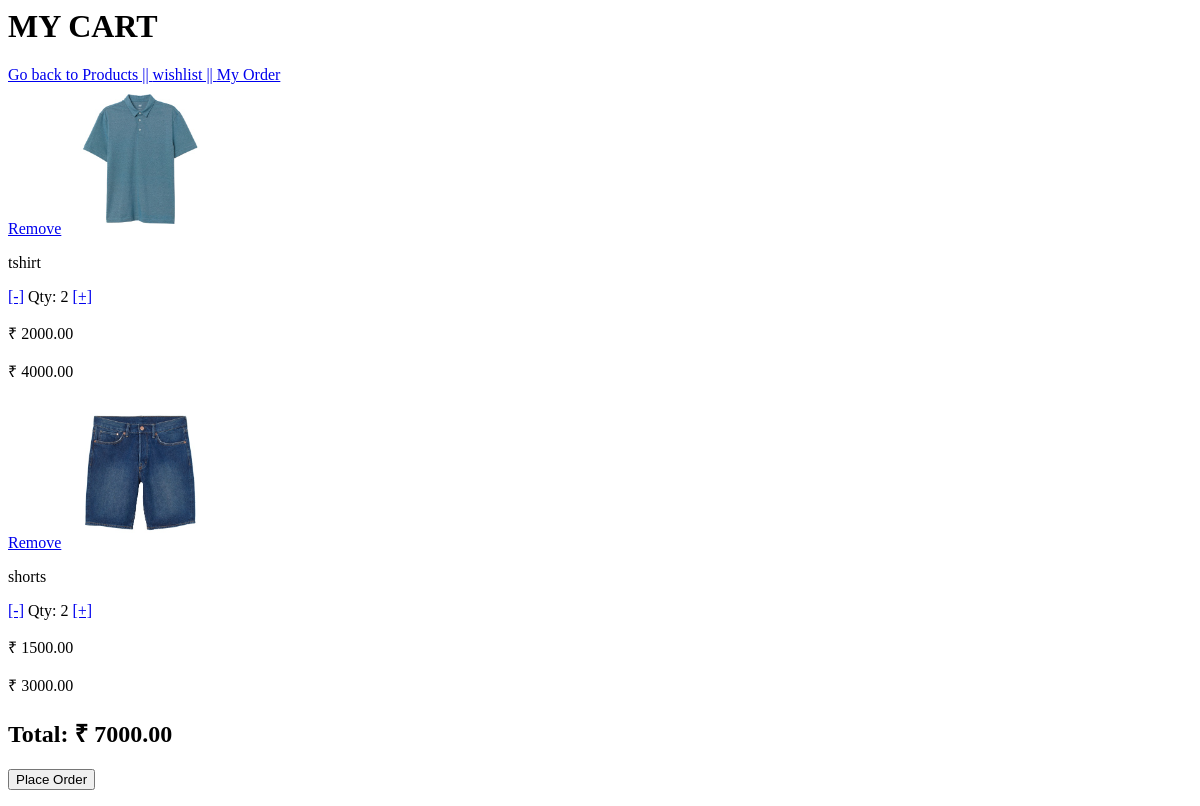
/cartt/ (signed in), run on an earlier commit of the app's database.
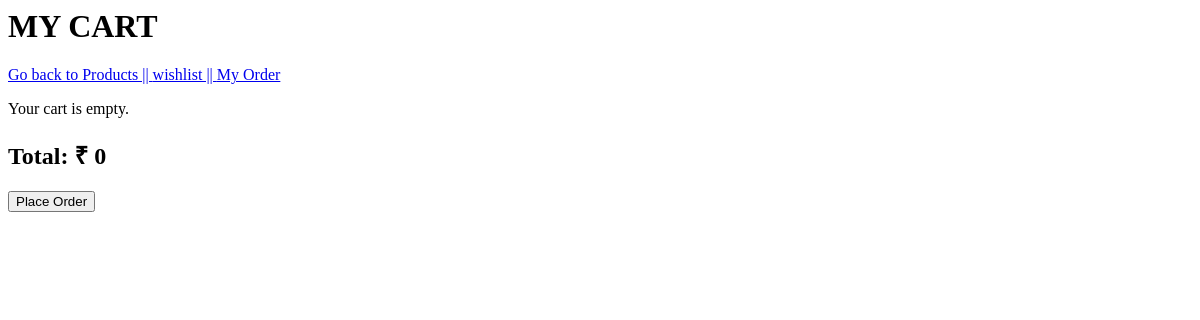
And on a later commit of the database.
### cart/models.py (models this page shows)
class CartItem(models.Model):
    cart = models.ForeignKey(Cart,on_delete=models.CASCADE)
    product = models.ForeignKey(Product,on_delete=models.CASCADE)
    quantity = models.PositiveIntegerField(default=1)
    @property
    def subtotal(self):
        return self.quantity * self.product.price

### Products/models.py (models this page shows, shortened)
class Product(models.Model):
    name = models.CharField(max_length=200)
    category = models.ForeignKey(
    Category,
    on_delete=models.CASCADE,
    null=True,
    blank=True
)
    description= models.TextField()
    price= models.DecimalField(max_digits=10, decimal_places=2)
    stock = models.IntegerField(default=0)
    image = models.ImageField(upload_to='products/', null=True, blank=True)
    created_at= models.DateTimeField(auto_now_add=True)
    updated_at = models.DateTimeField(auto_now_add=True)

### cart/views.py (the view)
# urls.py: path('cartt/', cart_view, name='cart'),
def cart_view(request):
    cart = Cart.objects.get(user=request.user)
    items =  CartItem.objects.filter(cart=cart)
    total = sum(
        item.quantity * item.product.price
        for item in items
    )
    return render(request, 'cart.html', {
        'items':items,
        'total': total
    })

### cart/templates/cart.html
<h1>MY CART</h1>
    <nav>
        <a href="{% url 'product_list' %}">Go back to Products || </a>
        <a href="{% url 'wishlist' %}">wishlist || </a>
        <a href="{% url 'orders' %}">My Order</a>
    </nav>
{% for item in items %}
    <a href="{% url 'remove_from_cart' item.id %}">Remove</a>
    <img src="{{ item.product.image.url }}" width="150">
    <p>{{ item.product.name }}</p>
    <a href="{% url 'decrease_quantity' item.id %}">[-]</a>
    <span>Qty: {{ item.quantity }}</span>
    <a href="{% url 'increase_quantity' item.id %}">[+]</a>
    <p>₹ {{ item.product.price }}</p>
    <p>
       ₹ {{ item.subtotal }}
    </p>
{% empty %}
    <p>Your cart is empty.</p>
{% endfor %}
<h2>Total: ₹ {{ total }}</h2>
<form action="{% url 'address_page' %}" method="get">
    <button type="submit">Place Order</button>
</form>

What changed in the data, as far as the page shows it:
removed CartItem: product.image (picture), product.name "tshirt", quantity "2", product.price "2000.00", subtotal "4000.00"
removed CartItem: product.image (picture), product.name "shorts", quantity "2", product.price "1500.00", subtotal "3000.00"
Also different on the page:
{{ total }}: "7000.00" → "0"
text now shown: "Your cart is empty."
